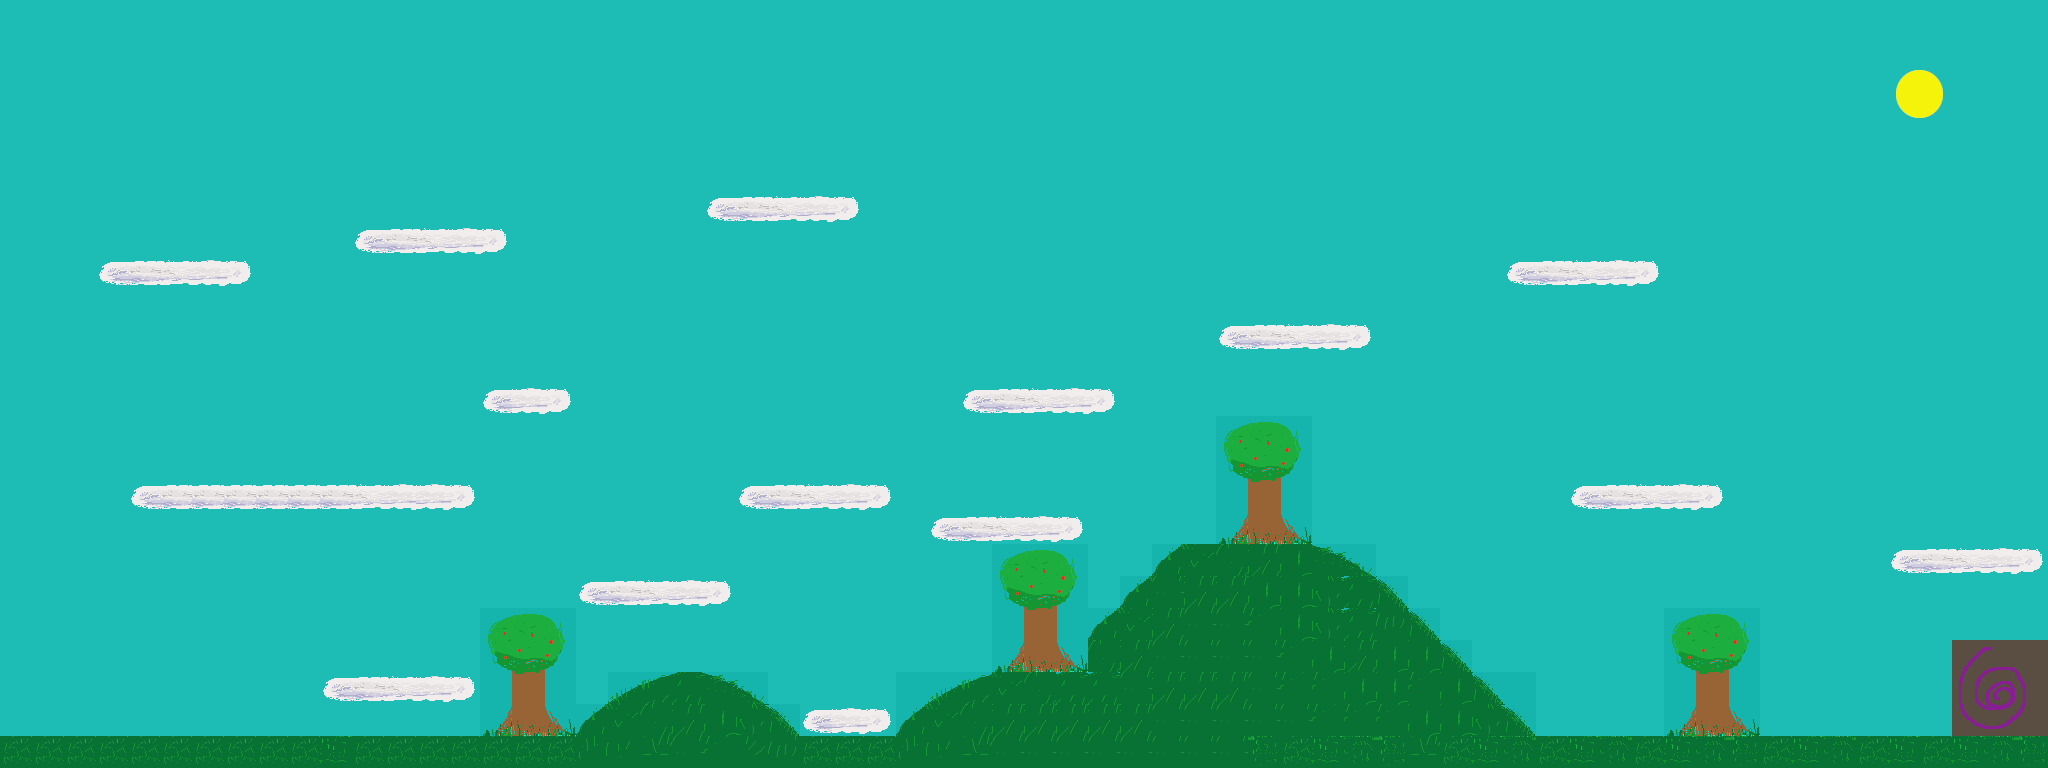

Below is a game level as drawn by its tile map, then a one-line description and the .tmx that defines it (tile-layer data replaced by summaries):
An orthogonal 64x24 tile map with 32x32 px tiles, 2 tile layers (Background, Main).

<map version="1.8" tiledversion="1.8.2" orientation="orthogonal" renderorder="right-down" width="64" height="24" tilewidth="32" tileheight="32" infinite="0" nextlayerid="3" nextobjectid="1">
 <editorsettings>
  <export target="level2.json" format="json" />
 </editorsettings>
 <tileset firstgid="1" name="grass" tilewidth="32" tileheight="32" tilecount="1980" columns="60">
  <image source="grass.png" width="1920" height="1080" />
 </tileset>
 <layer id="1" name="Background" width="64" height="24">
  <properties>
   <property name="Collidable" type="bool" value="false" />
   <property name="Depth" type="int" value="0" />
  </properties>
  <data>[1536 cells, 1536 non-empty, 19 distinct tile ids]</data>
 </layer>
 <layer id="2" name="Main" width="64" height="24">
  <properties>
   <property name="Collidable" type="bool" value="true" />
   <property name="Depth" type="int" value="1" />
  </properties>
  <data>[1536 cells, 280 non-empty, 42 distinct tile ids]</data>
 </layer>
</map>
